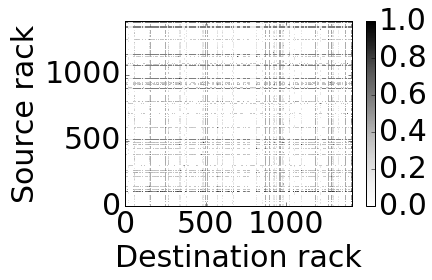
#> input picture microsoft/cluster-3.png, 432 x 280 px
$ jupyter execute --allow-errors cluster-3.ipynb
#> lines starting #> are read from the running program, lines starting #| are printed output that depends on the picture
[cell 1]
from PIL import Image
import numpy as np
import matplotlib.pyplot as plt

## Cluster 3:  1412 racks

[cell 2]
exponent = 2
size_unit = 10

[cell 3]
im = Image.open('cluster-3.png').convert('L')  # RGB to gray scale
im

[cell 4]
im.mode, im.size
#> Out = ('L', (432, 280))

[cell 5]
left   = 126
top    = 22
right  = 352
bottom = 206
im = im.crop((left, top, right, bottom))
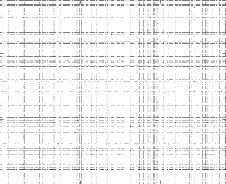
#> im: PIL image 226x184 L; min 23, max 255, mean 241.9
im

[cell 6]
im = im.resize((1412, 1412))   # there are approximately 1412 nodes
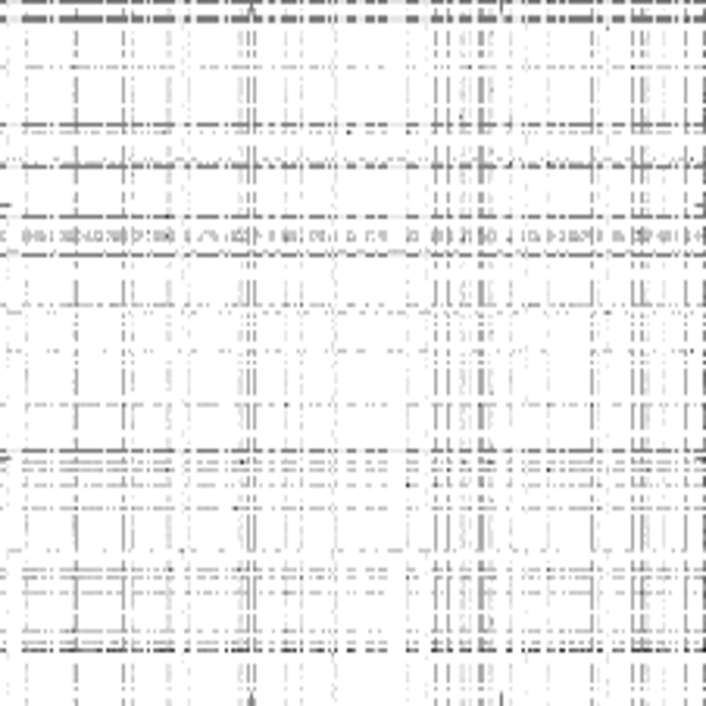
#> im: PIL image 1412x1412 L (shown at 1/2 size); min 9, max 255, mean 241.1
im

[cell 7]
im_array = np.array(im.getdata()).reshape((1412, 1412))
im_array[30][::40]
#> Out = 36 values, max 249 at index 34, min 144 at index 24, mean 207.9

[cell 8]
im_array = (255-im_array)/255   # scale to [0, 1]
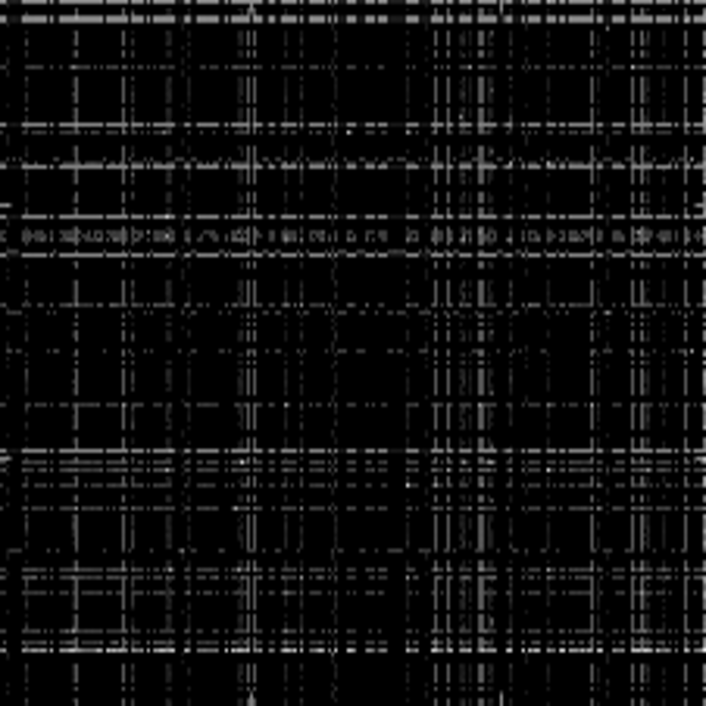
#> im_array: shape (1412, 1412) float64 (shown at 1/2 size); min 0, max 0.965, mean 0.0545
im_array = im_array*exponent    # scale to [0, exponent]
im_array[30][::40]
#> Out = 36 values, max 0.871 at index 24, min 0.0471 at index 34, mean 0.369

[cell 9]
im_array = np.power(10., im_array)  # scale to [0, 1e8]
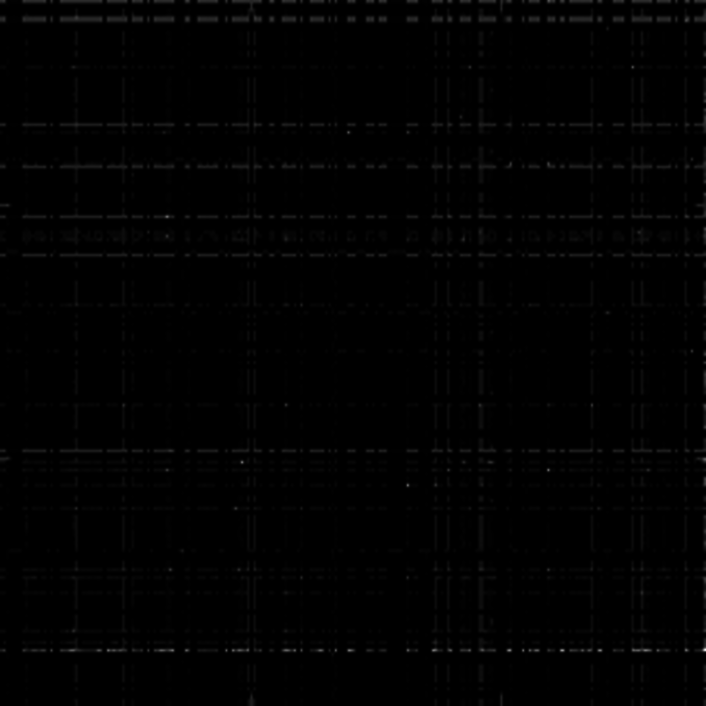
#> im_array: shape (1412, 1412) float64 (shown at 1/2 size); min 1, max 85, mean 1.6; drawn with min black and max white
im_array[30][::40]
#> Out = 36 values, max 7.42 at index 24, min 1.11 at index 34, mean 2.59

[cell 10]
im_array = np.where(im_array<=1, 0, im_array)  # the 1 should be 0 traffic
im_array *= size_unit
im_array[30][::40]
#> Out = 36 values, max 74.23 at index 24, min 11.14 at index 34, mean 25.94

$ run again, with microsoft/cluster-1.png copied over microsoft/cluster-3.png
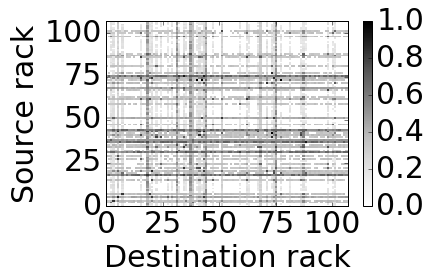
#> input picture microsoft/cluster-1.png, 432 x 280 px
#> `im = im.resize((1412, 1412))`:
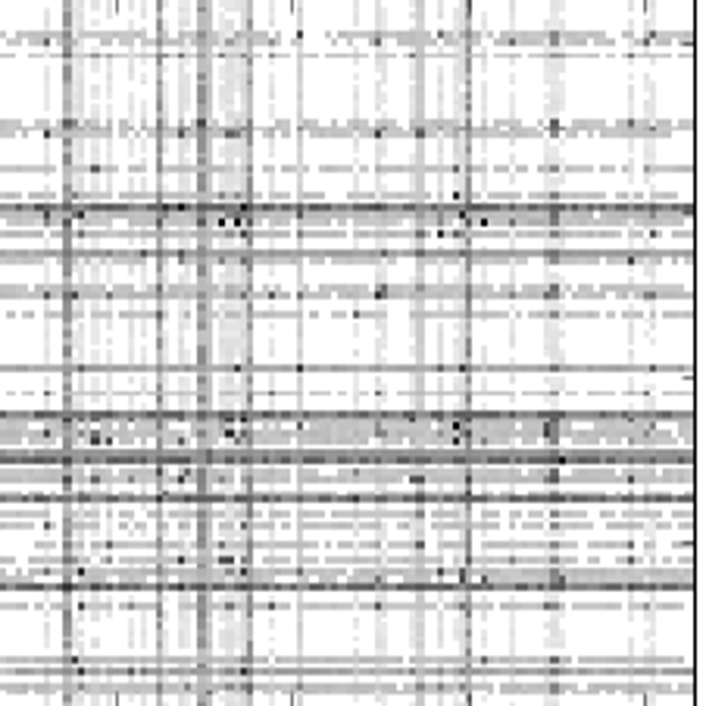
#> im: PIL image 1412x1412 L (shown at 1/2 size); min 0, max 255, mean 215.5
#> `im_array[30][::40]`: Out = 36 values, max 255 at index 0, min 187 at index 10, mean 242.8
#> `im_array[30][::40]`: Out = 36 values, max 0.533 at index 10, min 0 at index 0, mean 0.0956
#> `im_array[30][::40]`: Out = 36 values, max 3.41 at index 10, min 1 at index 0, mean 1.34
#> `im_array *= size_unit`:
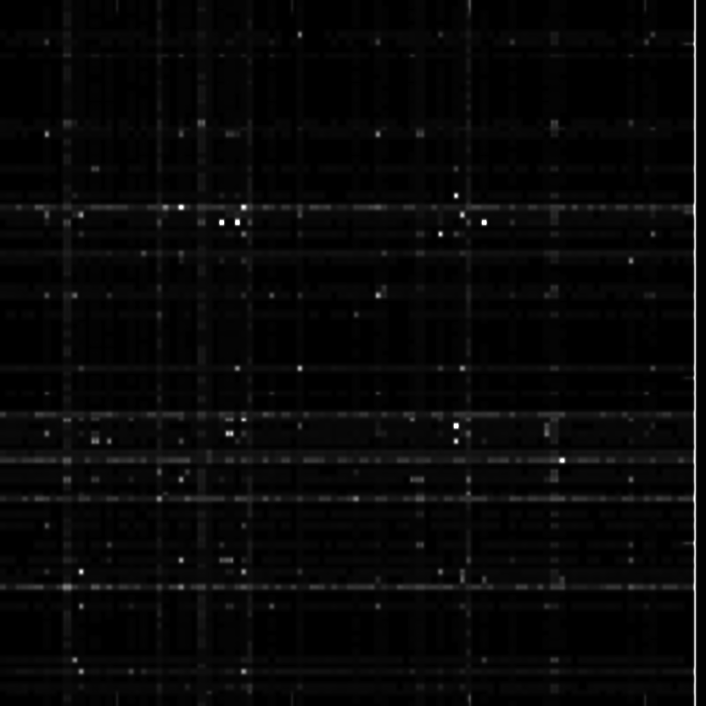
#> im_array: shape (1412, 1412) float64 (shown at 1/2 size); min 0, max 1000, mean 29; drawn with min black and max white
#> `im_array[30][::40]`: Out = 36 values, max 34.15 at index 10, min 0 at index 0, mean 7.31

$ run again, with microsoft/cluster-2.png copied over microsoft/cluster-3.png
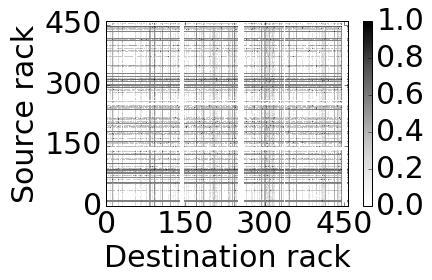
#> input picture microsoft/cluster-2.png, 432 x 280 px
#> `im = im.resize((1412, 1412))`:
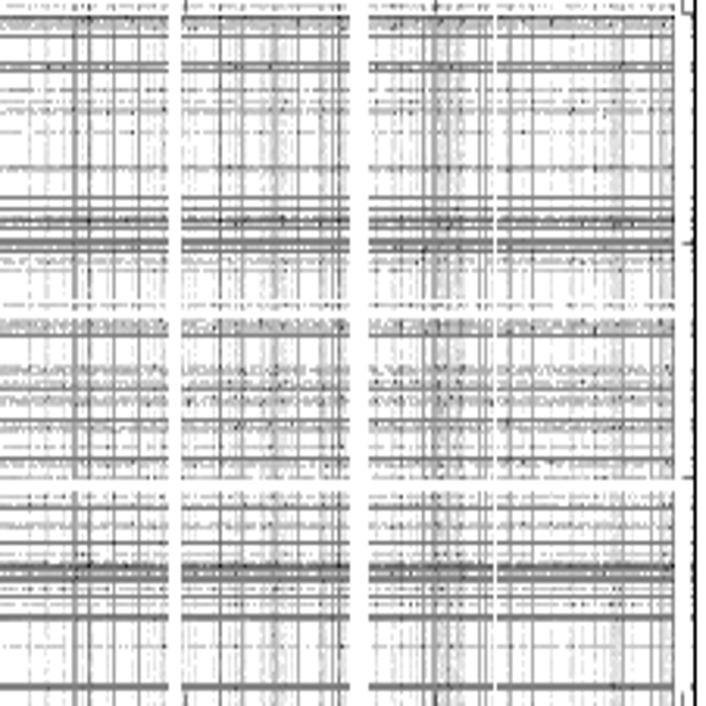
#> im: PIL image 1412x1412 L (shown at 1/2 size); min 0, max 255, mean 212.9
#> `im_array[30][::40]`: Out = 36 values, max 255 at index 18, min 152 at index 11, mean 185.6
#> `im_array[30][::40]`: Out = 36 values, max 0.808 at index 11, min 0 at index 18, mean 0.544
#> `im_array = np.power(10., im_array)`:
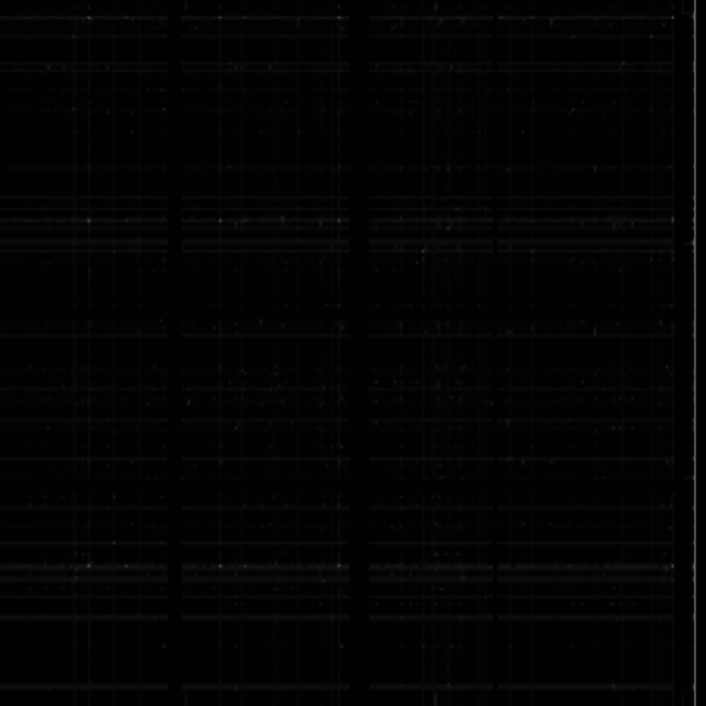
#> im_array: shape (1412, 1412) float64 (shown at 1/2 size); min 1, max 100, mean 3.2
#> `im_array[30][::40]`: Out = 36 values, max 6.42 at index 11, min 1 at index 18, mean 3.76
#> `im_array[30][::40]`: Out = 36 values, max 64.25 at index 11, min 0 at index 18, mean 37.02
